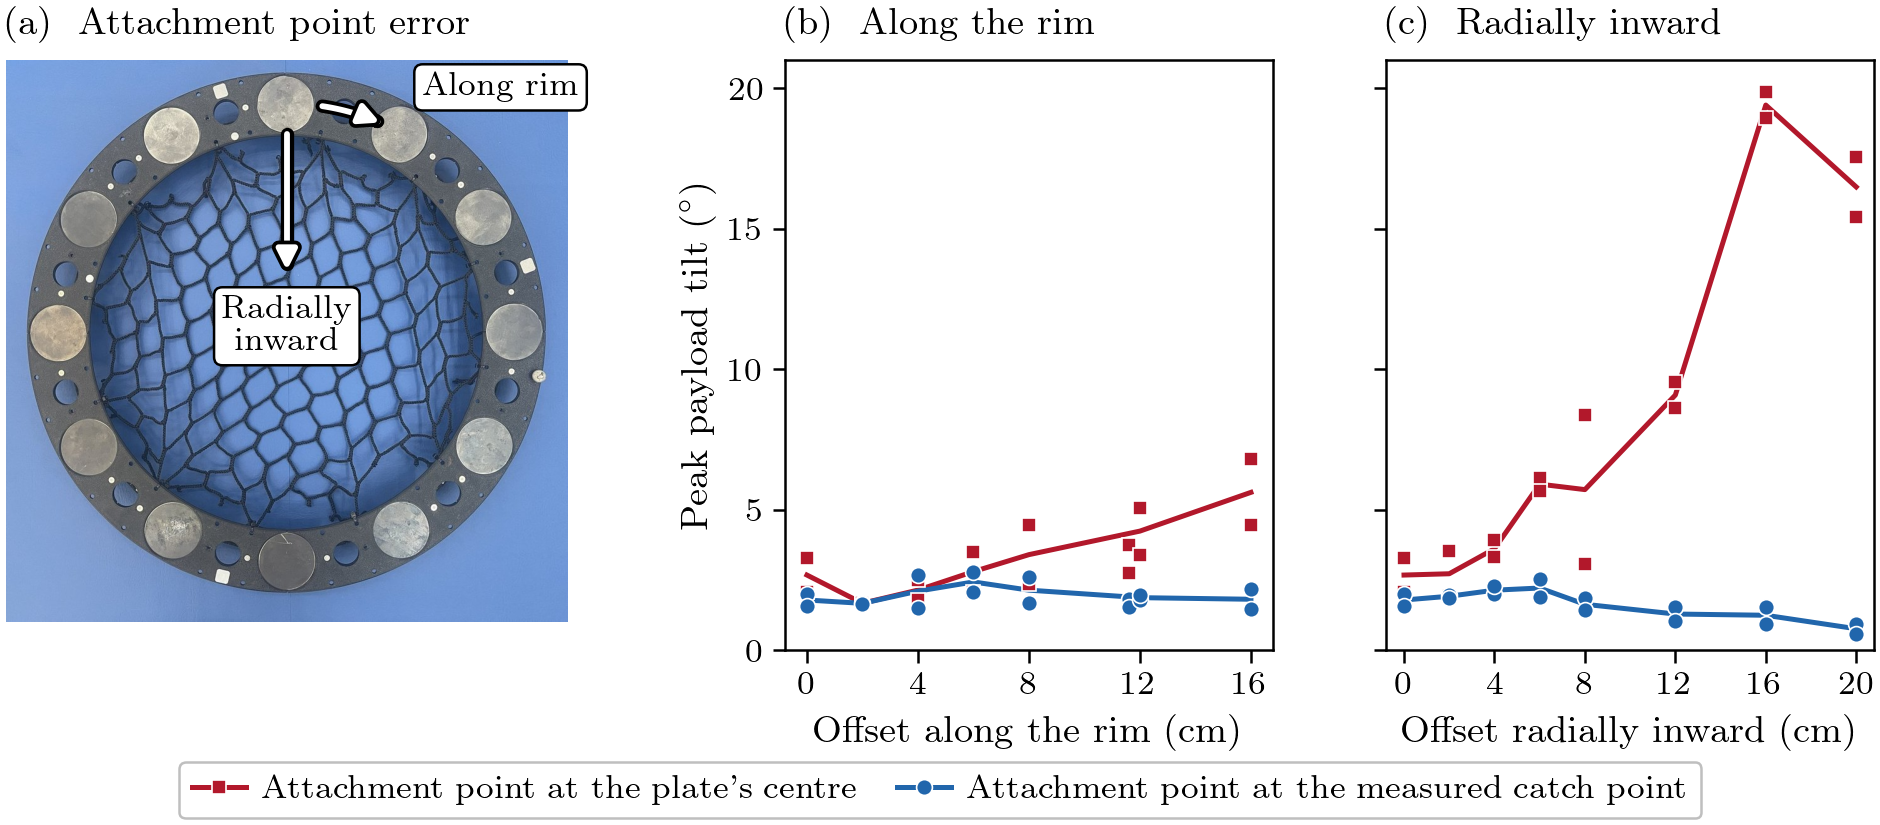

The Python source for this figure:
#!/usr/bin/env python3
"""5 Nov revision (Wesley: "extremely high quality"): the drawing redone (nothing clipped, no label on a plate,
(a) aligned with (b) and (c)), the thesis' words (plate centre, measured catch point, ring tilt peak).

U, the magnet caught off its slot, with a drawing of the two offset directions (Wesley 27 Oct: make 'along the rim'
and 'radially inward' obvious). Panels (b) and (c) are review_2026-10-23/fig_u_catch_offset's data and look; (a) is a
top view of the ring near the newcomer's plate: the slot, the next plate 11.6 cm along the rim, the centre inward.
Data: R2629-R2684, R2727-R2732 through tools/catch_offset.analyse (the 23 Oct figure's cache).
"""
import importlib.util
import json
import os
import sys

import numpy as np

HERE = os.path.dirname(os.path.abspath(__file__))
sys.path.insert(0, os.path.join(HERE, '..', 'review_2026-10-24'))
import review_style as S  # noqa: E402
S.HERE = HERE                      # save beside this 5 Nov copy, not into the 24 Oct folder
import catch_offset as C  # noqa: E402
from matplotlib.patches import Rectangle, Wedge, FancyArrowPatch  # noqa: E402

_spec = importlib.util.spec_from_file_location(
    'u23', os.path.join(os.path.dirname(HERE), 'review_2026-10-23', 'fig_u_catch_offset.py'))
U = importlib.util.module_from_spec(_spec)
_spec.loader.exec_module(U)

R_PLATE = 0.225                    # m, plate centres
STEP = np.radians(30.0)            # plates every 30 deg: the next plate 11.6 cm along the rim


VARIANT = os.environ.get('FIG21_VARIANT', 'photo')  # 'photo' (his pick, 14 Nov), 'drawn', 'notarget' (drawn, no label)
RING_PHOTO = os.path.expanduser('~/thesis_full_draft/Images/setup1_ring_sq.jpg')   # the ring from above (Fig 7a)
BOX = dict(boxstyle='round,pad=0.25', fc='white', ec='none', alpha=0.9)


def photo_drawing(ax):
    """The two directions drawn on a photo of the ring from above (Wesley 14 Nov: white arrows with a black border,
    labels on white with a black border). The 900 px photo is placed so its ring (outer edge 411 px from the centre)
    has the true 0.255 m radius; the plates sit at 0.236 m in it."""
    import matplotlib.image as mpimg
    import matplotlib.patheffects as pe
    from matplotlib.path import Path
    img = mpimg.imread(RING_PHOTO)
    k = 0.255 / 411.0
    h, w = img.shape[:2]
    ax.imshow(img, extent=(-w / 2 * k, w / 2 * k, -h / 2 * k, h / 2 * k), zorder=0)
    r = 0.236
    th = np.linspace(np.pi / 2 - 0.15, np.pi / 2 - STEP + 0.12, 24)
    border = [pe.Stroke(linewidth=3.2, foreground='black'), pe.Normal()]
    for verts in (np.column_stack([r * np.cos(th), r * np.sin(th)]), np.array([[0.0, r - 0.03], [0.0, 0.07]])):
        ax.add_patch(FancyArrowPatch(path=Path(verts), arrowstyle='-|>', mutation_scale=10, color='white', lw=1.4,
                                     path_effects=border, zorder=6))
    box = dict(boxstyle='round,pad=0.25', fc='white', ec='black', lw=0.6)
    ax.annotate('Along rim', xy=(0.135, 0.252), ha='left', va='center', fontsize=8, color='black', bbox=box, zorder=7)
    ax.annotate('Radially\ninward', xy=(0, 0.045), ha='center', va='top', fontsize=8, color='black', linespacing=1.1,
                bbox=box, zorder=7)
    ax.set_xlim(-w / 2 * k, w / 2 * k)
    ax.set_ylim(-h / 2 * k, h / 2 * k)
    ax.set_aspect('equal')
    ax.set_anchor('N')
    ax.axis('off')


def drawing(ax):
    """Top view of the whole ring: plate 9 (the target) in black, its 55 mm plates on a 0.225 m radius, and the two
    directions the catch point was moved, towards the next plate along the rim and towards the ring's centre."""
    if VARIANT == 'photo':
        return photo_drawing(ax)
    from matplotlib.patches import Circle
    ax.set_aspect('equal')
    ax.add_patch(Wedge((0, 0), 0.255, 0, 360, width=0.065, facecolor=S.FILL, edgecolor=S.LIGHT, lw=0.6))
    for k in range(12):
        ang = np.pi / 2 - k * STEP
        ax.add_patch(Circle((R_PLATE * np.cos(ang), R_PLATE * np.sin(ang)), 0.0275, facecolor='white',
                            edgecolor=S.INK if k == 0 else S.LIGHT, lw=1.0 if k == 0 else 0.6, zorder=2))
    sx, sy = 0.0, R_PLATE
    ax.plot(sx, sy, 'o', ms=3.0, color=S.INK, zorder=5)
    if VARIANT != 'notarget':
        ax.annotate('Target plate', xy=(sx - 0.0275, sy + 0.01), xytext=(-3, 3), textcoords='offset points', ha='right',
                    va='bottom', fontsize=8, color=S.INK)
    th = np.linspace(np.pi / 2 - 0.14, np.pi / 2 - STEP + 0.14, 20)
    ax.plot(R_PLATE * np.cos(th[:-1]), R_PLATE * np.sin(th[:-1]), color=S.INK, lw=1.1, zorder=6)
    ax.add_patch(FancyArrowPatch((R_PLATE * np.cos(th[-2]), R_PLATE * np.sin(th[-2])),
                                 (R_PLATE * np.cos(th[-1]), R_PLATE * np.sin(th[-1])), arrowstyle='-|>',
                                 mutation_scale=8, color=S.INK, lw=1.1, zorder=6))
    ax.annotate('Along the rim', xy=(0.04, 0.262), ha='left', va='bottom', fontsize=8, color=S.INK)
    # Wesley 14 Nov: no 'Next plate', centre cross or 'Payload centre'; 'Radially inward' in the middle of the ring
    ax.add_patch(FancyArrowPatch((sx, sy - 0.0275), (sx, 0.06), arrowstyle='-|>', mutation_scale=8, color=S.INK,
                                 lw=1.1, zorder=6))
    ax.annotate('Radially\ninward', xy=(sx, 0.04), ha='center', va='top', fontsize=8, color=S.INK, linespacing=1.1)
    ax.set_xlim(-0.27, 0.27)
    ax.set_ylim(-0.29, 0.30)
    ax.set_anchor('N')
    ax.axis('off')


def runs_final():
    """7 Nov: the final grid R4034-R4093 (F078/F079), every run welded; the fold-in tilt is plotted for every run,
    including the ten whose landing later aborted (the fold-in completed in each)."""
    d = json.load(open(os.path.join(S.REPO, 'results', 'analysis', 'x11_u_2026-11-07.json')))
    return [{'run': r['run'], 'arm': r['arm'], 'direction': r['direction'], 'd': r['d_cm'],
             'tilt': r['fold_tilt_peak_deg'], 'failures': [], 'verdict': 'VALID'} for r in d['runs']]


def main():
    rows = runs_final()
    S.setup()
    fig = S.figure('full', 2.75)        # 2.5 in of panels plus the legend below
    gs = fig.add_gridspec(1, 3, width_ratios=[1.15, 1, 1], wspace=0.16)
    a = fig.add_subplot(gs[0])
    axs = [fig.add_subplot(gs[1]), None]
    axs[1] = fig.add_subplot(gs[2], sharey=axs[0])
    drawing(a)
    arms = (('slot', S.RED, 's', "Attachment point at the plate's centre"), ('measured', S.BLUE, 'o', 'Attachment point at the measured catch point'))
    for ax, direction, xlabel in ((axs[0], 't', 'Offset along the rim (cm)'),
                                  (axs[1], 'ri', 'Offset radially inward (cm)')):
        pass  # 7 Nov: no limit line (Wesley: results as they are, no bars)
        for arm, col, mk, text in arms:
            mine = [r for r in rows if r['arm'] == arm and r['direction'] in ('d0', direction)
                    and r['verdict'] != 'VOID' and r['run'] not in U.VOID_AS_CARD]
            ok = [r for r in mine if not r['failures'] and r['tilt'] is not None]
            ds = sorted({float(r['d']) for r in ok} - {11.6})
            mean = [np.mean([r['tilt'] for r in ok if float(r['d']) == d]) for d in ds]
            ax.plot(ds, mean, color=col, lw=S.LW_HERO, zorder=3)
            ax.plot([float(r['d']) for r in ok], [r['tilt'] for r in ok], mk, ms=S.MS if mk == 'o' else S.MS - 0.4,
                    mfc=col, mec='white', mew=0.4, zorder=4)
        top = 20 if direction == 'ri' else 16
        ax.set_xticks(list(range(0, top + 1, 4)))
        ax.set_xlim(-0.8, top + 0.8)
        ax.set_xlabel(xlabel)
    axs[0].set_ylabel(r'Peak payload tilt ($^\circ$)')
    axs[0].set_ylim(0, 21)
    axs[0].set_yticks([0, 5, 10, 15, 20])
    plt_hide = axs[1].get_yticklabels()
    for lab in plt_hide:
        lab.set_visible(False)
    S.panel(a, 'a', 'Attachment point error')
    S.panel(axs[0], 'b', 'Along the rim')
    S.panel(axs[1], 'c', 'Radially inward')
    from matplotlib.lines import Line2D
    keys = [Line2D([], [], color=col, lw=S.LW_HERO, marker=mk, ms=S.MS if mk == 'o' else S.MS - 0.4, mfc=col,
                   mec='white', mew=0.4) for _, col, mk, _ in arms]
    S.ps.legend_below(fig, keys, [text for *_, text in arms], ncol=2)
    S.save(fig, 'fig_catch_offset_explained' + (f'_{VARIANT}' if VARIANT != 'photo' else ''))


if __name__ == '__main__':
    main()
